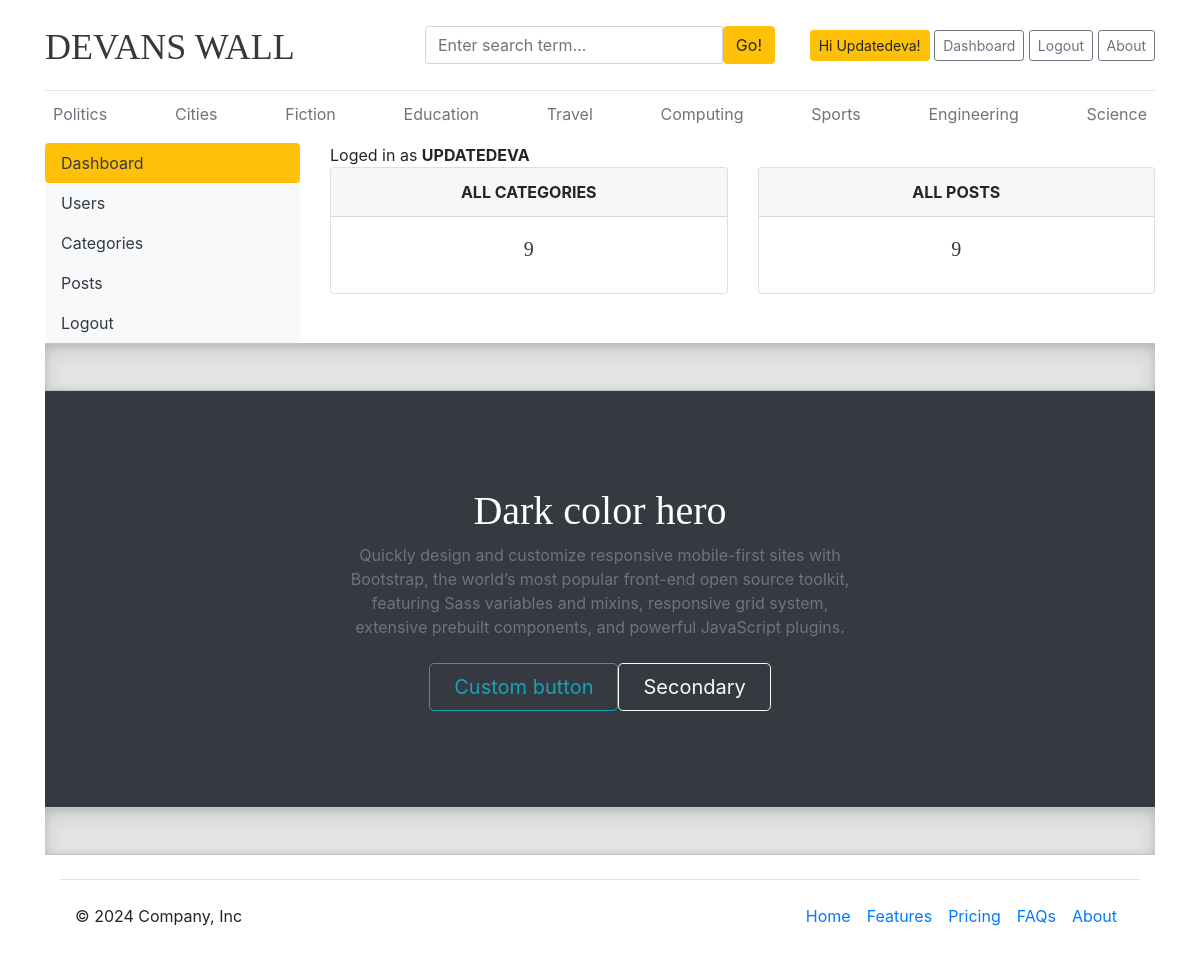
Page /CMS/dashboard/ (signed in) on the committed database.
### blogs/models.py (models this page shows, shortened)
class Category(models.Model):
    category_name = models.CharField(max_length = 50, unique=True)
    category_decription = models.CharField(max_length = 150, unique=True, null=True)
    created_at = models.DateTimeField(auto_now_add =True)
    updated_at = models.DateTimeField(auto_now_add =True)
    class Meta:
        verbose_name_plural = 'Categories'

### Dashboards/views.py (the view)
# urls.py: path('', views.dashboards, name='dashboards'),
@login_required(login_url='login')
def dashboards(request):
    category_count = Category.objects.all().count()
    blog_count = blog.objects.all().count()
    context = {
        'category_count': category_count,
        'blog_count': blog_count,
    }
    return render(request, 'Dash/dashboard.html', context)

### blogs/context_processors.py (called while the page is built)
def get_categories(request):
    categories = Category.objects.all().order_by('-updated_at')
    return dict(categories=categories)

def get_social_links(request):
    social_links = SocialLink.objects.all()
    return dict(social_links=social_links)

def get_about(request):
    theabout = About.objects.all()
    return dict(theabout=theabout)

### templates/Dash/dashboard.html
{% extends 'base.html' %}
{% block content %}
<div class="row">
    {% include 'Dash/dashsidebar.html' %}
     <div class="col-md-9">
        <span>Loged in as <b class="text-uppercase">{{user}}</b></span>
        <div class="row">
            <div class="col">
                <div class="card border-default mb-3">
                    <div class="card-header text-center text-uppercase font-weight-bold">All Categories</div>
                    <div class="card-body text-dark">
                        <h5 class="card-title text-center">{{category_count}}</h5>
                    </div>
                </div>
            </div>
            <div class="col">
                <div class="card border-default mb-3">
                    <div class="card-header text-center text-uppercase font-weight-bold">All Posts</div>
                    <div class="card-body text-dark">
                        <h5 class="card-title text-center">{{blog_count}}</h5>
                    </div>
                </div>
            </div>
        </div>
     </div>
</div>
{% endblock %}

### templates/base.html (shortened to what this page needs)
{% load static %}
<!DOCTYPE html>
<html lang="en">
<head>
    <link href="https://getbootstrap.com/docs/4.0/dist/css/bootstrap.min.css" rel="stylesheet">
    <link href="{% static 'css/blog.css' %}" rel="stylesheet">
    <link href="{% static 'css/footer.css' %}" rel="stylesheet">
    <link rel="stylesheet" href="https://cdnjs.cloudflare.com/ajax/libs/font-awesome/4.7.0/css/font-awesome.min.css">
  </head>
<body>
    <div class="container">
      <header class="blog-header py-3">
        <div class="row flex-nowrap justify-content-between align-items-center">
          <div class="col-4 pt-1">
            <a class="blog-header-logo text-dark" href="/">DEVANS WALL</a>
          </div>
          <div class="col-4">
            <form action="{% url 'search' %}" method="GET">
              <div class="input-group">
                <input class="form-control" type="text" name="keyword" value="{{thesearchterm}}" placeholder="Enter search term..." aria-label="Enter search term..." aria-describedby="button-search" />
                <button type="submit" class="btn btn-warning" id="button-search">Go!</button>
              </div>
          </form>
          </div>
          <div class="col-4 d-flex justify-content-end align-items-center">
            {% if not user.is_authenticated %}
            <a class="btn btn-sm btn-warning" href="{% url 'login' %}">Login</a> &nbsp;
            <a class="btn btn-sm btn-outline-secondary" href="{% url 'register' %}">Register</a>&nbsp;
            <a class="btn btn-sm btn-outline-secondary" href="{% url 'about' %}">About</a>
            {% else %}
            <span class="btn btn-sm btn-warning"> Hi {{ user }}!</span> &nbsp;
            <a class="btn btn-sm btn-outline-secondary" href="{% url 'dashboards' %}">Dashboard</a>&nbsp;
            <a class="btn btn-sm btn-outline-secondary" href="{% url 'logout' %}">Logout</a>&nbsp;
            <a class="btn btn-sm btn-outline-secondary" href="{% url 'about' %}">About</a>
            {% endif %}
          </div>
        </div>
      </header>
      <div class="nav-scroller py-1 mb-2">
        <nav class="nav d-flex justify-content-between">
          {% if categories %}
                {% for category in categories %}
                    <a class="p-2 text-muted" href="{% url 'post_by_category' category.id %}">{{ category.category_name }}</a>
                {% endfor %}
                {% else %}
                    <a class="p-2 text-muted" href="#">No Categories</a>
          {% endif %}
        </nav>
      </div>
            {% block content %}
            {% endblock %}
            <div class="b-example-divider"></div>
            <div class="bg-dark text-secondary px-4 py-5 text-center">
              <div class="py-5">
                <h1 class="display-5 fw-bold text-white">Dark color hero</h1>
                <div class="col-lg-6 mx-auto">
                  <p class="fs-5 mb-4">Quickly design and customize responsive mobile-first sites with Bootstrap, the world’s most popular front-end open source toolkit, featuring Sass variables and mixins, responsive grid system, extensive prebuilt components, and powerful JavaScript plugins.</p>
                  <div class="d-grid gap-2 d-sm-flex justify-content-sm-center">
                    <button type="button" class="btn btn-outline-info btn-lg px-4 me-sm-3 fw-bold">Custom button</button>
                    <button type="button" class="btn btn-outline-light btn-lg px-4">Secondary</button>
                  </div>
                </div>
              </div>
            </div>
            <div class="b-example-divider mb-0"></div>
<div class="container">
    <footer class="d-flex flex-wrap justify-content-between align-items-center py-3 my-4 border-top">
      <p class="col-md-4 mb-0 text-body-secondary">&copy; 2024 Company, Inc</p>
      <a href="/" class="col-md-4 d-flex align-items-center justify-content-center mb-3 mb-md-0 me-md-auto link-body-emphasis text-decoration-none">
        <svg class="bi me-2" width="40" height="32"><use xlink:href="#bootstrap"/></svg>
      </a>
      <ul class="nav col-md-4 justify-content-end">
        <li class="nav-item"><a href="#" class="nav-link px-2 text-body-secondary">Home</a></li>
        <li class="nav-item"><a href="#" class="nav-link px-2 text-body-secondary">Features</a></li>
        <li class="nav-item"><a href="#" class="nav-link px-2 text-body-secondary">Pricing</a></li>
        <li class="nav-item"><a href="#" class="nav-link px-2 text-body-secondary">FAQs</a></li>
        <li class="nav-item"><a href="#" class="nav-link px-2 text-body-secondary">About</a></li>
      </ul>
    </footer>
  </div>
  </body>
</html>

### Evans_Walls/static/css/blog.css (style rules this page uses)
.blog-header { border-bottom: 1px solid #e5e5e5; }
.blog-header-logo { font-family: "Playfair Display", Georgia, "Times New Roman", serif; font-size: 2.25rem; }
h1, h2, h3, h4, h5, h6 { font-family: "Playfair Display", Georgia, "Times New Roman", serif; }

### Evans_Walls/static/css/footer.css (style rules this page uses)
.b-example-divider { width: 100%; height: 3rem; background-color: rgba(0, 0, 0, .1); border: solid rgba(0, 0, 0, .15); border-width: 1px 0; box-shadow: inset 0 .5em 1.5em rgba(0, 0, 0, .1), inset 0 .125em .5em rgba(0, 0, 0, .15); }
.bi { vertical-align: -.125em; fill: currentColor; }
.nav-scroller { position: relative; z-index: 2; height: 2.75rem; overflow-y: hidden; }
.nav-scroller .nav { display: flex; flex-wrap: nowrap; padding-bottom: 1rem; margin-top: -1px; overflow-x: auto; text-align: center; white-space: nowrap; -webkit-overflow-scrolling: touch; }

### rows in the picture
Category: category_name "Politics"
Category: category_name "Cities"
Category: category_name "Fiction"
Category: category_name "Education"
Category: category_name "Travel"
Category: category_name "Computing"
Category: category_name "Sports"
Category: category_name "Engineering"
Category: category_name "Science"

### other values in the picture
{{ user }} "Updatedeva"
{{ user }} "UPDATEDEVA"
{{ category_count }} "9"
{{ blog_count }} "9"
